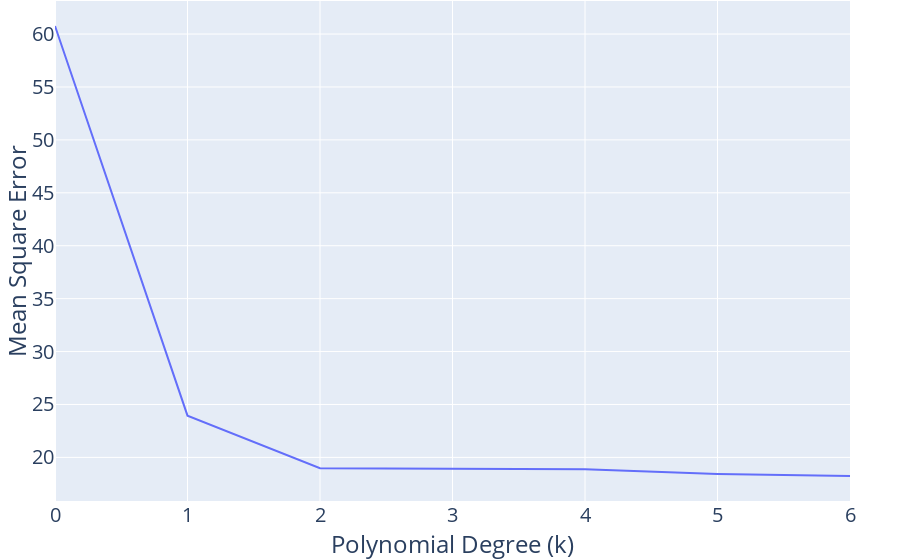

The notebook cell saved with this chart:
### Markdown cell above
We can plot MSE vs. the power of our model.

### Code cell
fig = px.line(MSEs_and_k, x = "k", y = "MSE")
fig.update_layout(font_size = 20,
                  xaxis_title = "Polynomial Degree (k)",
                  yaxis_title = "Mean Square Error",
                  margin=dict(l=50, r=50, b=0, t=1))
fig.show()

### Figure 1 — Plotly figure (JSON) as saved in the notebook; plotly's stock layout.template omitted (floating-point values rounded to 4 significant figures)
{"data": [{"hovertemplate": "k=%{x}<br>MSE=%{y}<extra></extra>", "legendgroup": "", "line": {"color": "#636efa", "dash": "solid"}, "marker": {"symbol": "circle"}, "mode": "lines", "name": "", "orientation": "v", "showlegend": false, "type": "scatter", "x": [0, 1, 2, 3, 4, 5, 6], "xaxis": "x", "y": [60.76, 23.94, 18.98, 18.94, 18.88, 18.43, 18.24], "yaxis": "y"}], "layout": {"font": {"size": 20}, "legend": {"tracegroupgap": 0}, "margin": {"b": 0, "l": 50, "r": 50, "t": 1}, "xaxis": {"anchor": "y", "domain": [0, 1], "title": {"text": "Polynomial Degree (k)"}}, "yaxis": {"anchor": "x", "domain": [0, 1], "title": {"text": "Mean Square Error"}}}}
